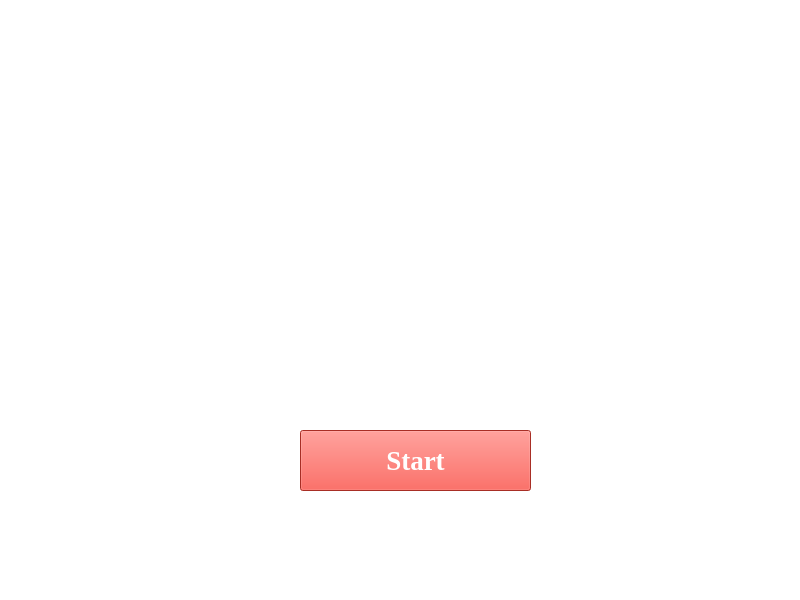
<?xml version="1.0" encoding="UTF-8"?>
<ui version="4.0">
 <class>MainWindow</class>
 <widget class="QMainWindow" name="MainWindow">
  <property name="geometry">
   <rect>
    <x>0</x>
    <y>0</y>
    <width>800</width>
    <height>600</height>
   </rect>
  </property>
  <property name="windowTitle">
   <string>Drive Yourself</string>
  </property>
  <property name="styleSheet">
   <string notr="true">*{
 background-color:white;
}</string>
  </property>
  <widget class="QWidget" name="centralwidget">
   <widget class="QPushButton" name="startButton">
    <property name="geometry">
     <rect>
      <x>300</x>
      <y>430</y>
      <width>231</width>
      <height>61</height>
     </rect>
    </property>
    <property name="font">
     <font>
      <family>Times New Roman</family>
      <pointsize>20</pointsize>
      <weight>75</weight>
      <bold>true</bold>
     </font>
    </property>
    <property name="styleSheet">
     <string notr="true">color:white;
background-color:#eb4034;</string>
    </property>
    <property name="text">
     <string>Start</string>
    </property>
   </widget>
  </widget>
 </widget>
 <resources/>
 <connections/>
</ui>
